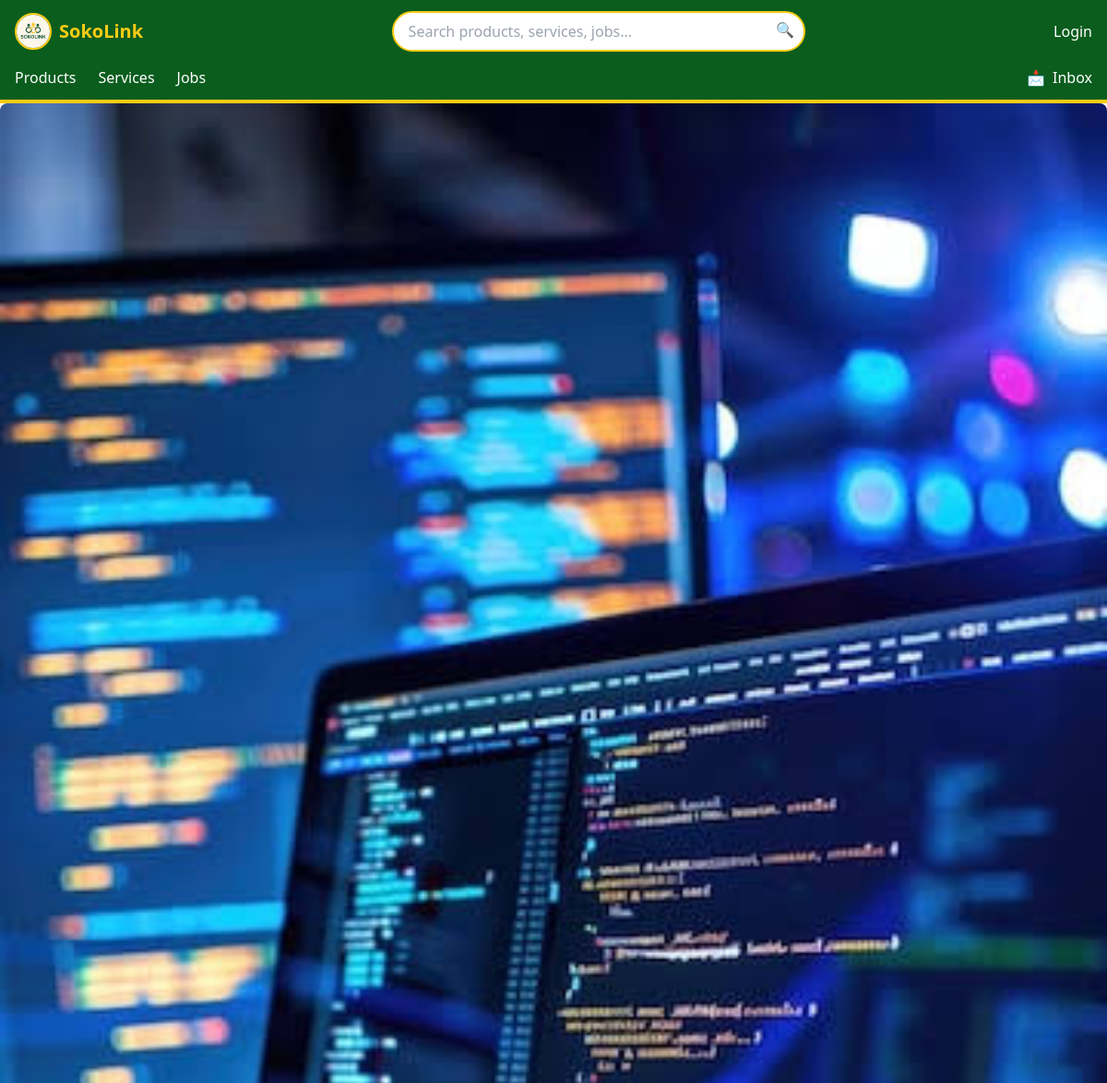
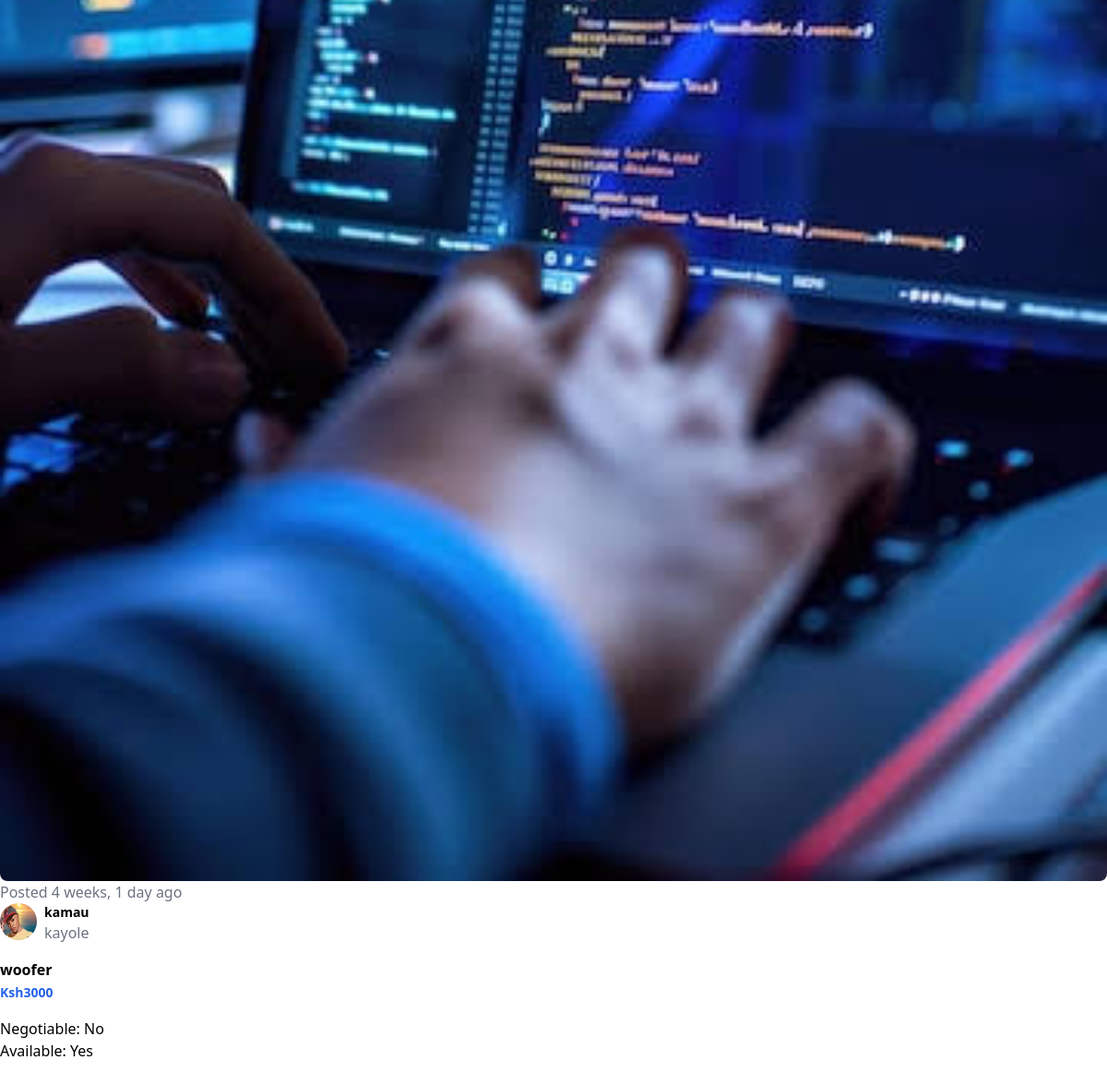
/1/, run on the app's committed database (2 pictures, top to bottom).
### products/models.py (models this page shows, shortened)
class Product(models.Model):
    user = models.ForeignKey(settings.AUTH_USER_MODEL,on_delete=models.CASCADE,related_name = "Product")
    category = models.ForeignKey(Category, on_delete=models.CASCADE,related_name = "products",null=True,blank=True)
    product_name = models.CharField(max_length=80, blank=True)
    product_img = models.ImageField(upload_to='product/',default=None)
    price = models.DecimalField(max_digits=10,decimal_places=2)
    available = models.BooleanField(default=True)
    negotiable = models.BooleanField(default=False)
    time_posted = models.DateTimeField(auto_now_add=True)
    description = models.TextField(blank=True)

### authentication/models.py (models this page shows)
class User(AbstractUser):
    pass

class Profile(models.Model):
    user = models.OneToOneField(User, on_delete=models.CASCADE,null=True)
    username_or_businessname = models.CharField(max_length=100,blank=True)
    profile_pic =models.ImageField(upload_to='images/',default=None)
    location = models.CharField(max_length=100,blank=True)
    phone_number = PhoneNumberField(max_length=50,blank=True)

### products/views.py (the view)
# urls.py: path("<int:pk>/", views.product_detail, name="product_detail"),
def product_detail(request, pk):
    product = get_object_or_404(Product, pk=pk)
    return render(request, "product_detail.html", {"product": product})

### products/templates/product_detail.html (shortened to what this page needs)
{% extends "base.html" %}
{% load static %}
{% block content %}
<div class="max-w-xl h-50  p-4 bg-white">
  <div class="mb-0.5">
    <img src="{{ product.product_img.url }}" alt="{{ product.name }}" class="w-full h-11 rounded-lg object-cover"  height=10 width="full" />
  </div>
  <p class="text-xs text-gray-500 mb-2">
    Posted {{ product.time_posted|timesince }} ago
  </p>
  <div class="flex justify-between gap-4 mb-4">
    <div class="flex gap-2">
      <img src="{{ product.user.profile.profile_pic.url }}" alt="{{ product.user.username }}" class="w-10 h-10 rounded-full object-cover"  height=15 width=15/>
      <div class="flex flex-col">
        <span class="text-sm font-semibold text-gray-900">
          {{ product.user.username|default:product.user.username }}
        </span>
        <span class="text-xs text-gray-500">
          {{ product.user.profile.location }}
        </span>
      </div>
    </div>
  </div>
  <div>
    <div class="text-right">
      <h2 class="text-base font-semibold text-gray-900 leading-tight">
        {{ product.product_name }}
      </h2>
      <span class="text-sm font-bold text-blue-600">
        Ksh{{ product.price|floatformat:0 }}
      </span>
    </div>
  </div>
  <div class="mb-6">
    <div class="mt-4">
      <p>Negotiable: {{ product.negotiable|yesno:"Yes,No" }}</p>
      <p>Available: {{ product.available|yesno:"Yes,No" }}</p>
    </div>
  </div>
</div>
{% endblock content %}

### data on the page
Product: product_img (picture), time_posted "4 weeks, 1 day", user.profile.profile_pic (picture), user.username "kamau", user.profile.location "kayole", product_name "woofer", price "3000", negotiable "No", available "Yes"
